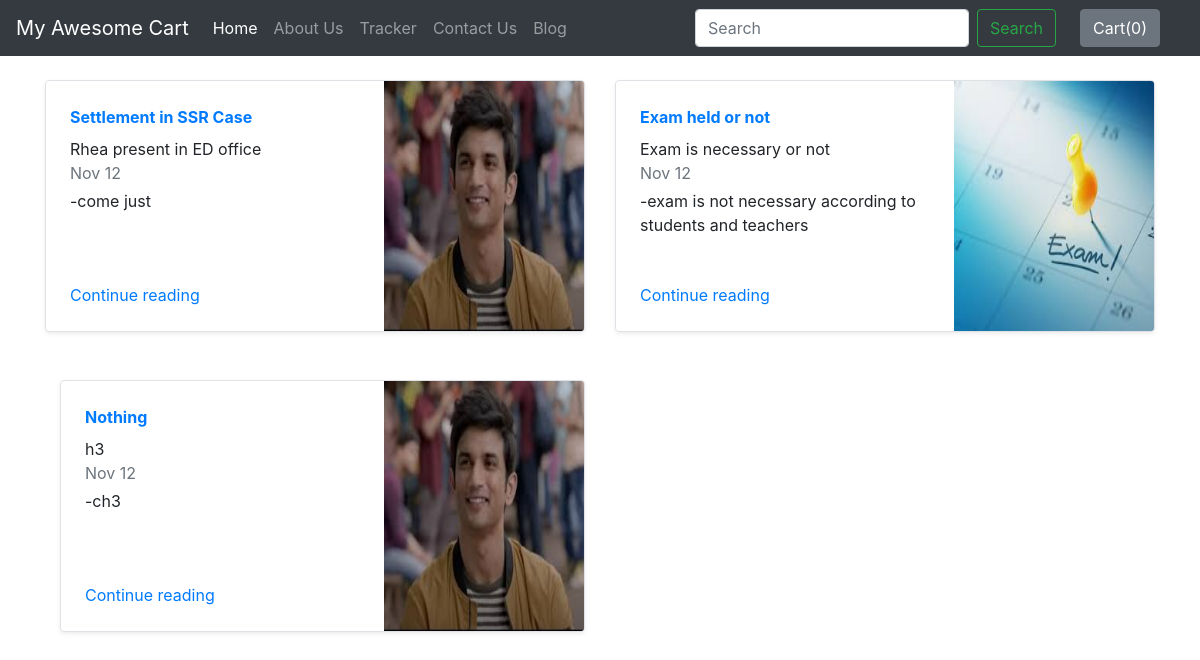
Screenshot of /blog/ with the database file from the repository.
### blog/models.py (models this page shows, shortened)
class blogPost(models.Model):
    blog_id=models.AutoField
    title=models.CharField(max_length=50,default="")
    head0=models.CharField(max_length=500,default="")
    chead0 = models.CharField(max_length=500,default="")
    head1 = models.CharField(max_length=500,default="")
    chead1 = models.CharField(max_length=500,default="")
    head2 = models.CharField(max_length=500,default="")
    chead2 = models.CharField(max_length=500,default="")
    thumbmail=models.ImageField(upload_to="blog/images",default="")
    pub_date=models.DateField()

### blog/views.py (the view)
# urls.py: path("",views.index,name="blogHome"),
def index(request):
    blog = blogPost.objects.all()
    return render(request,"blog/index.html",{'blog':blog})

### blog/templates/blog/index.html (shortened to what this page needs)
{% extends "blog/basic.html" %}
{% block body %}
  <div class="container mt-4">
    <div class="row my-4  ">
      {% for i in blog %}
    <div class="col-md-6">
      <div class="row no-gutters border rounded overflow-hidden flex-md-row mb-4 shadow-sm h-md-250 position-relative">
        <div class="col p-4 d-flex flex-column position-static">
          <strong class="d-inline-block mb-2 text-primary">{{i.title}}</strong>
          <h class="mb-0">{{i.head0}}</h>
          <div class="mb-1 text-muted">Nov 12</div>
          <p class="card-text mb-auto">-{{i.chead0}}</p>
          <a href="blogpost/{{i.id}}" class="stretched-link">Continue reading</a>
        </div>
        <div class="col-auto d-none d-lg-block">
          <img src="/media/{{i.thumbmail}}" class="bd-placeholder-img" width="200" height="250" ></img>
        </div>
      </div>
    </div>
{% if forloop.counter|divisibleby:2 %}
    </div>
    {% endif %}
    {% endfor %}
</div>
{% endblock %}

### blog/templates/blog/basic.html (shortened to what this page needs)
<!doctype html>
<html lang="en">
  <head>
    <link rel="stylesheet" href="https://stackpath.bootstrapcdn.com/bootstrap/4.2.1/css/bootstrap.min.css">
      </head>
  <body>
    <nav class="navbar navbar-expand-lg navbar-dark bg-dark">
  <a class="navbar-brand" href="/shop/">My Awesome Cart</a>
  <div class="collapse navbar-collapse" id="navbarSupportedContent">
    <ul class="navbar-nav mr-auto">
      <li class="nav-item active">
        <a class="nav-link" href="/shop/">Home <span class="sr-only">(current)</span></a>
      </li>
      <li class="nav-item">
        <a class="nav-link" href="/shop/about">About Us</a></li>
      <li class="nav-item">
        <a class="nav-link" href="/shop/tracker">Tracker</a>
      </li>
      <li class="nav-item">
        <a class="nav-link" href="/shop/contact">Contact Us</a>
      </li>
      <li class="nav-item">
        <a class="nav-link" href="/blog">Blog
        </a>
      </li>
    </ul>
    <form class="form-inline my-2 my-lg-0">
      <input class="form-control mr-sm-2" type="search" placeholder="Search" aria-label="Search">
      <button class="btn btn-outline-success my-2 my-sm-0" type="submit">Search</button>
    </form>
   <button type="button" class="btn btn-secondary mx-4" id="popcart" data-container="body" data-toggle="popover" data-placement="bottom" data-html="true" data-content="Vivamus
sagittis lacus vel augue laoreet rutrum faucibus.">
 Cart(<span id="cart">0</span>)
</button>
  </div>
</nav>
{% block body %}
  {% endblock %}
  </body>
</html>

### rows the page displays
blogPost: title "Settlement in SSR Case", head0 "Rhea present in ED office", chead0 "come just", thumbmail (picture)
blogPost: title "Exam held or not", head0 "Exam is necessary or not", chead0 "exam is not necessary according to students and teachers", thumbmail (picture)
blogPost: title "Nothing", head0 "h3", chead0 "ch3", thumbmail (picture)
